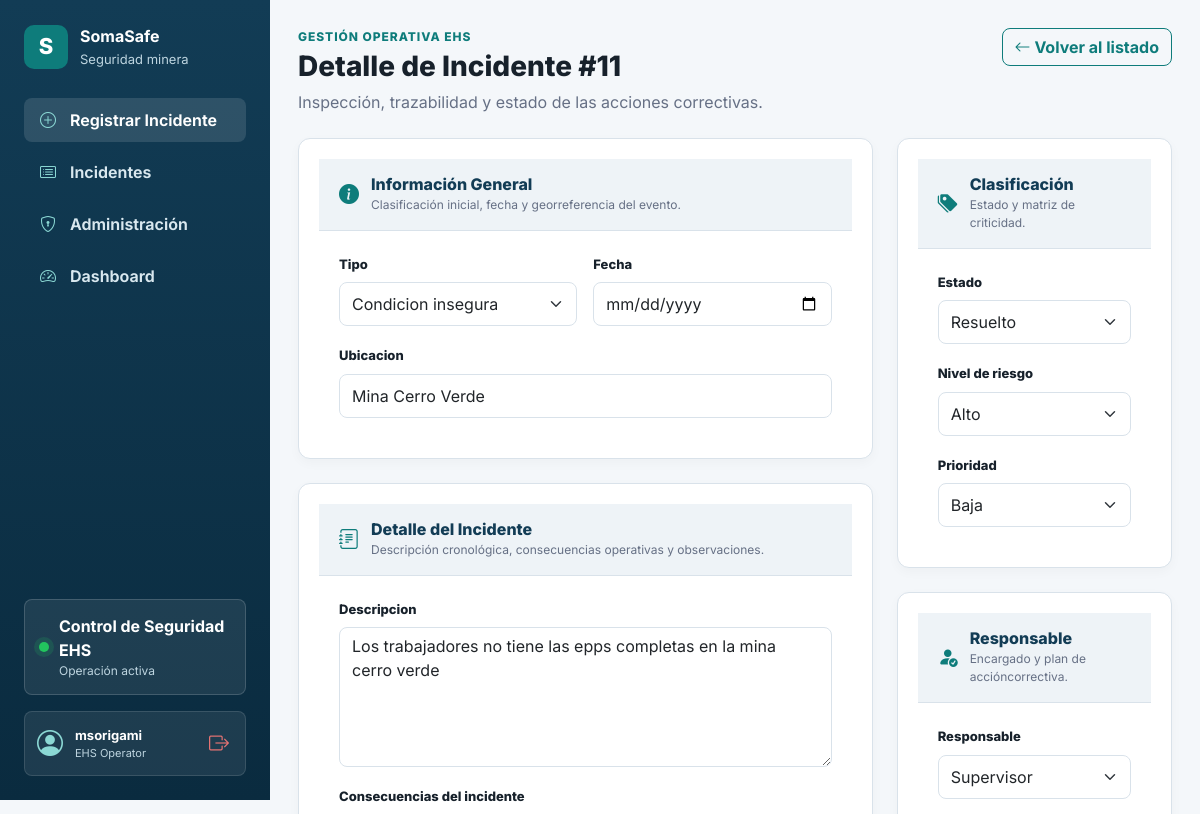
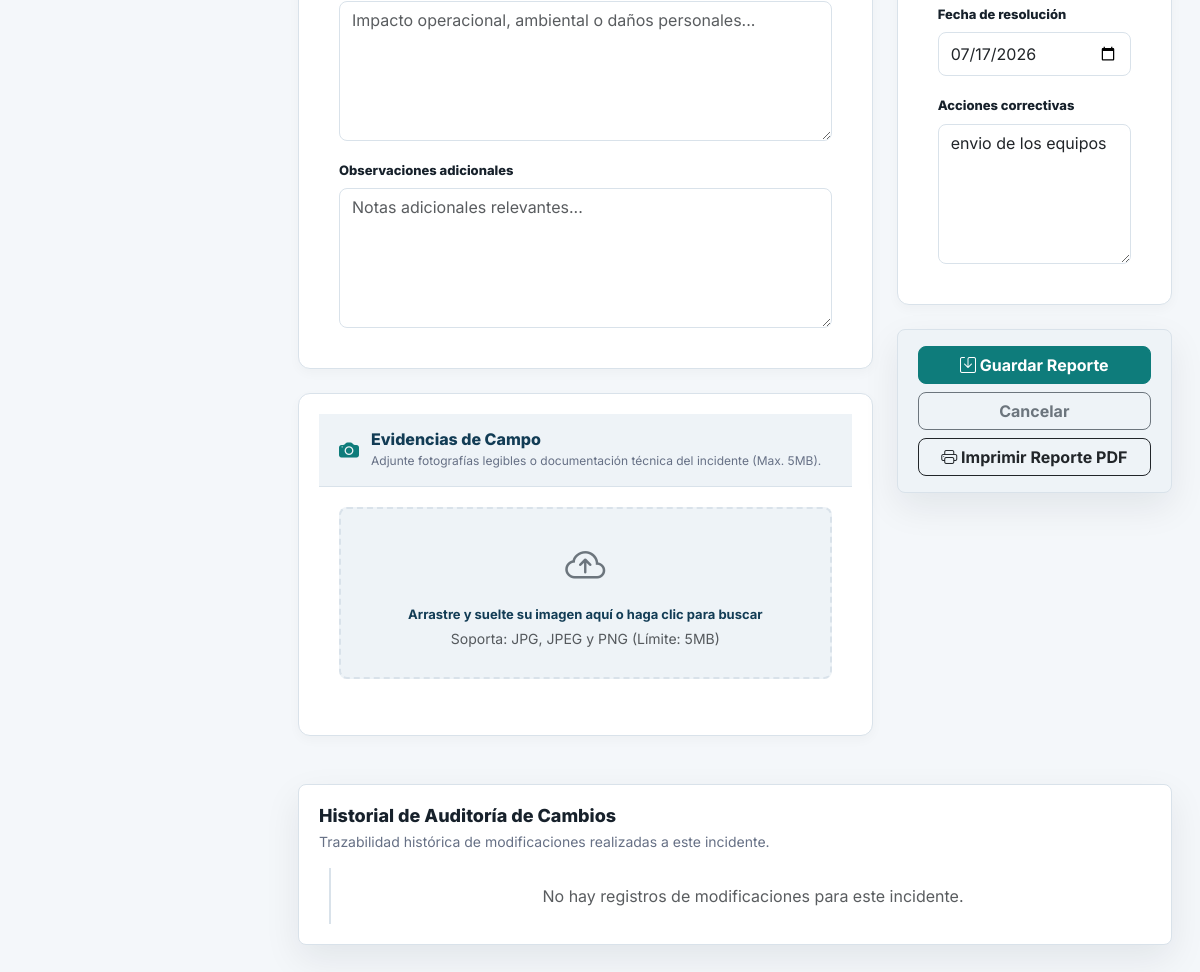
The app's page /editar/11/ (signed in) with its own data (2 pictures, top to bottom).
### incidentes/models.py (models this page shows, shortened)
class Incidente(models.Model):
    TIPOS_INCIDENTE = [
        ('accidente', 'Accidente'),
        ('casi_accidente', 'Casi accidente'),
        ('condicion_insegura', 'Condicion insegura'),
    ]
    ESTADOS = [
        ('pendiente', 'Pendiente'),
        ('en_proceso', 'En proceso'),
        ('resuelto', 'Resuelto'),
    ]
    NIVEL_RIESGO = [
        ('bajo', 'Bajo'),
        ('medio', 'Medio'),
        ('alto', 'Alto'),
        ('critico', 'Critico'),
    ]
    tipo = models.CharField(max_length=20, choices=TIPOS_INCIDENTE)
    fecha = models.DateField()
    descripcion = models.TextField()
    ubicacion = models.CharField(max_length=150)
    estado = models.CharField(max_length=20, choices=ESTADOS, default='pendiente')
    riesgo = models.CharField(max_length=10, choices=NIVEL_RIESGO, default='bajo')
    responsable = models.ForeignKey(
        settings.AUTH_USER_MODEL,
        on_delete=models.SET_NULL,
        null=True,
        blank=True,
        related_name='incidentes_asignados',
    )
    acciones_correctivas = models.TextField(blank=True)
    fecha_resolucion = models.DateField(null=True, blank=True)
    consecuencias = models.TextField(blank=True, verbose_name='Consecuencias del incidente')
    observaciones = models.TextField(blank=True, verbose_name='Observaciones adicionales')
    prioridad = models.CharField(
        max_length=15,
        choices=[('baja', 'Baja'), ('media', 'Media'), ('alta', 'Alta'), ('urgente', 'Urgente')],
        default='baja',
        verbose_name='Prioridad'
    )
    evidencia = models.ImageField(
        upload_to='incidentes/evidencias/',
        blank=True,
        null=True,
        verbose_name='Evidencia fotográfica'
    )
    creado_por = models.ForeignKey(
        settings.AUTH_USER_MODEL,
        on_delete=models.SET_NULL,
        null=True,
        blank=True,
        related_name='incidentes_creados',
        editable=False,
    )
    creado_en = models.DateTimeField(auto_now_add=True)
    actualizado_en = models.DateTimeField(auto_now=True)

### incidentes/views.py (the view)
# urls.py: path('editar/<int:id>/', views.editar_incidente, name='editar_incidente'),
@login_required
def editar_incidente(request, id):
    incidente = get_object_or_404(Incidente, id=id)
    es_supervisor = request.user.groups.filter(name='Supervisor').exists() or request.user.is_superuser
    if not es_supervisor and (incidente.creado_por != request.user or incidente.estado != 'pendiente'):
        messages.error(request, 'Acceso denegado: Solo puedes editar tus propios reportes en estado pendiente.')
        return redirect('lista_incidentes')
    if request.method == 'POST':
        estado_previo = incidente.estado
        responsable_previo = incidente.responsable.username if incidente.responsable else "Sin asignar"
        form = IncidenteForm(request.POST, request.FILES, instance=incidente)
        if form.is_valid():
            instancia = form.save(commit=False)
            instancia.save()
            if estado_previo != instancia.estado:
                HistorialIncidente.objects.create(
                    incidente=instancia,
                    usuario=request.user,
                    campo_modificado="Estado",
                    valor_anterior=estado_previo.capitalize(),
                    valor_nuevo=instancia.get_estado_display(),
                    detalle=f"Estado cambiado a {instancia.get_estado_display()}."
                )
            messages.success(request, 'Incidente actualizado y registrado en bitácora.')
            return redirect('lista_incidentes')
    else:
        form = IncidenteForm(instance=incidente)
    historial = incidente.historial.select_related('usuario').all()
    return render(
        request,
        'registrar_incidente.html',
        {
            'form': form,
            'modo': 'editar',
            'incidente': incidente,
            'historial': historial
        },
    )

### incidentes/templates/registrar_incidente.html (shortened to what this page needs)
{% extends 'base.html' %}
{% block eyebrow %}Gestión Operativa EHS{% endblock %}
{% block page_title %}
  {% if modo == 'crear' %}Registrar Incidente Minero{% else %}Detalle de Incidente #{{ incidente.id }}{% endif %}
{% endblock %}
{% block page_subtitle %}
  {% if modo == 'crear' %}Ingrese la información del evento observado en campo para activar los protocolos de control.{% else %}Inspección, trazabilidad y estado de las acciones correctivas.{% endif %}
{% endblock %}
{% block actions %}
<a href="{% url 'lista_incidentes' %}" class="btn btn-outline-primary"><i class="bi bi-arrow-left"></i> Volver al listado</a>
{% endblock %}
{% block content %}
<form method="post" enctype="multipart/form-data" id="ehs-form">
  <div class="row g-4">
    <div class="col-lg-8">
      <section class="panel mb-4 card-ehs">
        <div class="card-ehs-header">
          <i class="bi bi-info-circle-fill header-icon"></i>
          <div>
            <h3>Información General</h3>
            <p>Clasificación inicial, fecha y georreferencia del evento.</p>
          </div>
        </div>
        <div class="card-ehs-body row g-3">
          <div class="col-md-6">
            <label class="form-label">{{ form.tipo.label }}</label>
            {{ form.tipo }}
          </div>
          <div class="col-md-6">
            <label class="form-label">{{ form.fecha.label }}</label>
            {{ form.fecha }}
          </div>
          <div class="col-12">
            <label class="form-label">{{ form.ubicacion.label }}</label>
            {{ form.ubicacion }}
          </div>
        </div>
      </section>
      <section class="panel mb-4 card-ehs">
        <div class="card-ehs-header">
          <i class="bi bi-journal-text header-icon"></i>
          <div>
            <h3>Detalle del Incidente</h3>
            <p>Descripción cronológica, consecuencias operativas y observaciones.</p>
          </div>
        </div>
        <div class="card-ehs-body row g-3">
          <div class="col-12">
            <label class="form-label">{{ form.descripcion.label }}</label>
            {{ form.descripcion }}
          </div>
          <div class="col-12">
            <label class="form-label">{{ form.consecuencias.label }}</label>
            {{ form.consecuencias }}
          </div>
          <div class="col-12">
            <label class="form-label">{{ form.observaciones.label }}</label>
            {{ form.observaciones }}
          </div>
        </div>
      </section>
      <section class="panel mb-4 card-ehs print-hide">
        <div class="card-ehs-header">
          <i class="bi bi-camera-fill header-icon"></i>
          <div>
            <h3>Evidencias de Campo</h3>
            <p>Adjunte fotografías legibles o documentación técnica del incidente (Max. 5MB).</p>
          </div>
        </div>
        <div class="card-ehs-body">
          <div class="drag-drop-zone text-center" id="drag-drop-zone">
            <i class="bi bi-cloud-arrow-up text-secondary fs-1 mb-2 d-block"></i>
            <strong>Arrastre y suelte su imagen aquí o haga clic para buscar</strong>
            <span class="text-muted d-block small mt-1">Soporta: JPG, JPEG y PNG (Límite: 5MB)</span>
          </div>
        </div>
      </section>
    </div>
    <div class="col-lg-4">
      <section class="panel mb-4 card-ehs">
        <div class="card-ehs-header">
          <i class="bi bi-tags-fill header-icon"></i>
          <div>
            <h3>Clasificación</h3>
            <p>Estado y matriz de criticidad.</p>
          </div>
        </div>
        <div class="card-ehs-body row g-3">
          <div class="col-12">
            <label class="form-label">{{ form.estado.label }}</label>
            {{ form.estado }}
          </div>
          <div class="col-12">
            <label class="form-label">{{ form.riesgo.label }}</label>
            {{ form.riesgo }}
          </div>
          <div class="col-12">
            <label class="form-label">{{ form.prioridad.label }}</label>
            {{ form.prioridad }}
          </div>
        </div>
      </section>
      <section class="panel mb-4 card-ehs">
        <div class="card-ehs-header">
          <i class="bi bi-person-fill-check header-icon"></i>
          <div>
            <h3>Responsable</h3>
            <p>Encargado y plan de accióncorrectiva.</p>
          </div>
        </div>
        <div class="card-ehs-body row g-3">
          <div class="col-12">
            <label class="form-label">{{ form.responsable.label }}</label>
            {{ form.responsable }}
          </div>
          <div class="col-12">
            <label class="form-label">{{ form.fecha_resolucion.label }}</label>
            {{ form.fecha_resolucion }}
          </div>
          <div class="col-12">
            <label class="form-label">{{ form.acciones_correctivas.label }}</label>
            {{ form.acciones_correctivas }}
          </div>
        </div>
      </section>
      <div class="panel card-ehs-actions print-hide">
        <button type="submit" class="btn btn-primary w-100 mb-2">
          <i class="bi bi-save"></i> Guardar Reporte
        </button>
        <a href="{% url 'lista_incidentes' %}" class="btn btn-outline-secondary w-100 mb-2">Cancelar</a>
        {% if modo == 'editar' %}
        <button type="button" class="btn btn-outline-dark w-100" onclick="window.print()">
          <i class="bi bi-printer"></i> Imprimir Reporte PDF
        </button>
        {% endif %}
      </div>
    </div>
  </div>
</form>
{% if modo == 'editar' %}
<section class="panel mt-4 print-hide">
  <div class="panel-header">
    <div>
      <h2>Historial de Auditoría de Cambios</h2>
      <p>Trazabilidad histórica de modificaciones realizadas a este incidente.</p>
    </div>
  </div>
  <div class="timeline mt-3">
    {% for log in historial %}
    <div class="timeline-item pb-3 mb-1">
      <div class="d-flex justify-content-between align-items-center mb-1">
        <strong>{{ log.usuario.username }}</strong>
        <span class="small text-muted">{{ log.fecha_cambio|date:"d/m/Y H:i:s" }}</span>
      </div>
      <p class="mb-1 text-secondary" style="font-size: 14px;">
        Modificó el campo <strong>{{ log.campo_modificado }}</strong>:
        anteriormente era <span class="text-danger"><del>{{ log.valor_anterior }}</del></span> y cambió a
        <span class="text-success"><strong>{{ log.valor_nuevo }}</strong></span>.
      </p>
      {% if log.detalle %}
      <small class="text-muted italic">{{ log.detalle }}</small>
      {% endif %}
    </div>
    {% empty %}
    <div class="text-center text-muted py-3">No hay registros de modificaciones para este incidente.</div>
    {% endfor %}
  </div>
</section>
{% endif %}
{% endblock %}

### incidentes/templates/base.html (shortened to what this page needs)
{% load static %}
<!doctype html>
<html lang="es">
  <head>
    <link
      href="https://cdn.jsdelivr.net/npm/bootstrap@5.3.0/dist/css/bootstrap.min.css"
      rel="stylesheet" />
    <link
      rel="stylesheet"
      href="https://cdn.jsdelivr.net/npm/bootstrap-icons@1.11.3/font/bootstrap-icons.min.css" />
    <link href="{% static 'css/somasafe.css' %}" rel="stylesheet" />
  </head>
  <body>
    <div class="app-shell">
      <aside class="sidebar">
        <a class="brand" href="{% url 'dashboard' %}" aria-label="SomaSafe Dashboard">
          <span class="brand-mark">S</span>
          <span>
            <strong>SomaSafe</strong>
            <small>Seguridad minera</small>
          </span>
        </a>
        <nav class="nav-menu" aria-label="Navegación principal">
          <a
            href="{% url 'registrar_incidente' %}"
            class="{% if request.resolver_match.url_name == 'registrar_incidente' or request.resolver_match.url_name == 'editar_incidente' %}active{% endif %}">
            <i class="bi bi-plus-circle nav-icon"></i>
            Registrar Incidente
          </a>
          <a
            href="{% url 'lista_incidentes' %}"
            class="{% if request.resolver_match.url_name == 'lista_incidentes' %}active{% endif %}">
            <i class="bi bi-card-list nav-icon"></i>
            Incidentes
          </a>
          <a href="{% url 'admin:index' %}">
            <i class="bi bi-shield-lock nav-icon"></i>
            Administración
          </a>
          <a
            href="{% url 'dashboard' %}"
            class="{% if request.resolver_match.url_name == 'dashboard' %}active{% endif %}">
            <i class="bi bi-speedometer2 nav-icon"></i>
            Dashboard
          </a>
        </nav>
        <div class="sidebar-footer">
          <div class="sidebar-status">
            <span class="status-dot"></span>
            <div>
              <strong>Control de Seguridad EHS</strong>
              <small>Operación activa</small>
            </div>
          </div>
          {% if user.is_authenticated %}
          <div class="sidebar-profile">
            <div class="profile-avatar">
              <i class="bi bi-person-circle"></i>
            </div>
            <div class="profile-info">
              <span class="profile-name" title="{{ user.username }}">{{ user.username }}</span>
              <span class="profile-role">EHS Operator</span>
            </div>
            <a href="{% url 'logout' %}" class="profile-logout-btn" title="Cerrar sesión">
              <i class="bi bi-box-arrow-right"></i>
            </a>
          </div>
          {% endif %}
        </div>
      </aside>
      <main class="main-content">
        <header class="topbar">
          <div>
            <p class="eyebrow">{% block eyebrow %}SomaSafe{% endblock %}</p>
            <h1>{% block page_title %}Panel operativo{% endblock %}</h1>
            <p>{% block page_subtitle %}Gestión y seguimiento de incidentes de seguridad minera.{% endblock %}</p>
          </div>
          <div class="topbar-actions">
            {% block actions %}{% endblock %}
          </div>
        </header>
        {% block content %}{% endblock %}
      </main>
    </div>
  </body>
</html>

### records on screen
Incidente: id "11", tipo "Condicion insegura", ubicacion "Mina Cerro Verde", descripcion "Los trabajadores no tiene las epps completas en la mina cerro verde", estado "Resuelto", riesgo "Alto", prioridad "Baja", responsable "Supervisor", fecha_resolucion "07/17/2026", acciones_correctivas "envio de los equipos"

### other values on screen
{{ user.username }} "msorigami"
